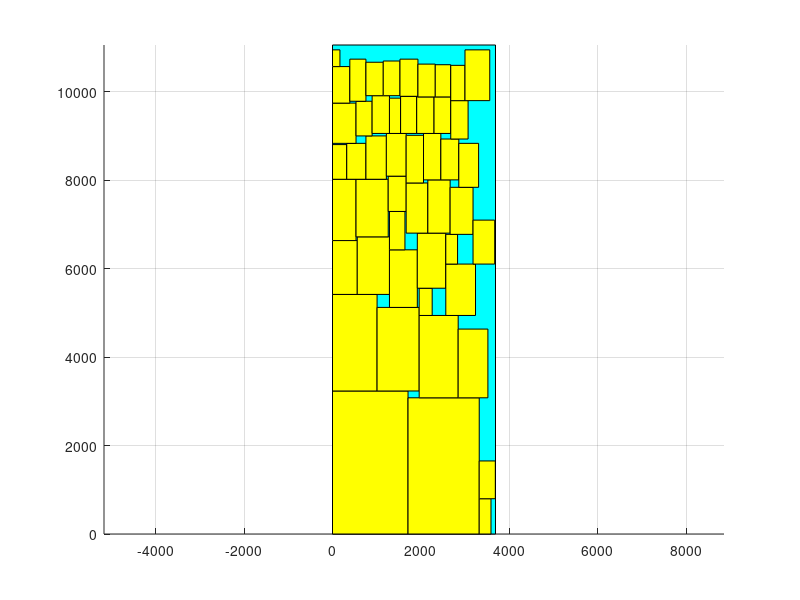

The MATLAB source for this figure:
axis equal;
hold on;
grid on;
block_x=[0 0 3686 3686 0];
block_y=[0 11058 11058 0 0];
fill(block_x, block_y, 'c');
block_x=[0 0 1708 1708 0];
block_y=[0 3234 3234 0 0];
fill(block_x, block_y, 'y');
block_x=[1708 1708 3318 3318 1708];
block_y=[0 3080 3080 0 0];
fill(block_x, block_y, 'y');
block_x=[0 0 1008 1008 0];
block_y=[3234 5418 5418 3234 3234];
fill(block_x, block_y, 'y');
block_x=[3318 3318 3584 3584 3318];
block_y=[0 798 798 0 0];
fill(block_x, block_y, 'y');
block_x=[1008 1008 1960 1960 1008];
block_y=[3234 5124 5124 3234 3234];
fill(block_x, block_y, 'y');
block_x=[0 0 560 560 0];
block_y=[5418 6636 6636 5418 5418];
fill(block_x, block_y, 'y');
block_x=[3318 3318 3682 3682 3318];
block_y=[798 1652 1652 798 798];
fill(block_x, block_y, 'y');
block_x=[1960 1960 2842 2842 1960];
block_y=[3080 4942 4942 3080 3080];
fill(block_x, block_y, 'y');
block_x=[560 560 1288 1288 560];
block_y=[5418 6720 6720 5418 5418];
fill(block_x, block_y, 'y');
block_x=[0 0 532 532 0];
block_y=[6636 8022 8022 6636 6636];
fill(block_x, block_y, 'y');
block_x=[2842 2842 3514 3514 2842];
block_y=[3080 4634 4634 3080 3080];
fill(block_x, block_y, 'y');
block_x=[1960 1960 2254 2254 1960];
block_y=[4942 5558 5558 4942 4942];
fill(block_x, block_y, 'y');
block_x=[1288 1288 1918 1918 1288];
block_y=[5124 6426 6426 5124 5124];
fill(block_x, block_y, 'y');
block_x=[532 532 1260 1260 532];
block_y=[6720 8022 8022 6720 6720];
fill(block_x, block_y, 'y');
block_x=[0 0 322 322 0];
block_y=[8022 8806 8806 8022 8022];
fill(block_x, block_y, 'y');
block_x=[1918 1918 2562 2562 1918];
block_y=[5558 6804 6804 5558 5558];
fill(block_x, block_y, 'y');
block_x=[1288 1288 1638 1638 1288];
block_y=[6426 7294 7294 6426 6426];
fill(block_x, block_y, 'y');
block_x=[1260 1260 1666 1666 1260];
block_y=[7294 8092 8092 7294 7294];
fill(block_x, block_y, 'y');
block_x=[322 322 756 756 322];
block_y=[8022 8834 8834 8022 8022];
fill(block_x, block_y, 'y');
block_x=[0 0 532 532 0];
block_y=[8834 9744 9744 8834 8834];
fill(block_x, block_y, 'y');
block_x=[2562 2562 3234 3234 2562];
block_y=[4942 6104 6104 4942 4942];
fill(block_x, block_y, 'y');
block_x=[1666 1666 2156 2156 1666];
block_y=[6804 7938 7938 6804 6804];
fill(block_x, block_y, 'y');
block_x=[756 756 1218 1218 756];
block_y=[8022 9002 9002 8022 8022];
fill(block_x, block_y, 'y');
block_x=[532 532 896 896 532];
block_y=[9002 9786 9786 9002 9002];
fill(block_x, block_y, 'y');
block_x=[0 0 392 392 0];
block_y=[9744 10570 10570 9744 9744];
fill(block_x, block_y, 'y');
block_x=[2562 2562 2828 2828 2562];
block_y=[6104 6776 6776 6104 6104];
fill(block_x, block_y, 'y');
block_x=[2156 2156 2660 2660 2156];
block_y=[6804 8008 8008 6804 6804];
fill(block_x, block_y, 'y');
block_x=[1218 1218 1666 1666 1218];
block_y=[8092 9058 9058 8092 8092];
fill(block_x, block_y, 'y');
block_x=[896 896 1288 1288 896];
block_y=[9058 9912 9912 9058 9058];
fill(block_x, block_y, 'y');
block_x=[392 392 756 756 392];
block_y=[9786 10738 10738 9786 9786];
fill(block_x, block_y, 'y');
block_x=[0 0 168 168 0];
block_y=[10570 10948 10948 10570 10570];
fill(block_x, block_y, 'y');
block_x=[2660 2660 3178 3178 2660];
block_y=[6776 7840 7840 6776 6776];
fill(block_x, block_y, 'y');
block_x=[1666 1666 2058 2058 1666];
block_y=[7938 9016 9016 7938 7938];
fill(block_x, block_y, 'y');
block_x=[1288 1288 1540 1540 1288];
block_y=[9058 9856 9856 9058 9058];
fill(block_x, block_y, 'y');
block_x=[756 756 1148 1148 756];
block_y=[9912 10668 10668 9912 9912];
fill(block_x, block_y, 'y');
block_x=[3178 3178 3668 3668 3178];
block_y=[6104 7098 7098 6104 6104];
fill(block_x, block_y, 'y');
block_x=[2058 2058 2450 2450 2058];
block_y=[8008 9058 9058 8008 8008];
fill(block_x, block_y, 'y');
block_x=[1540 1540 1904 1904 1540];
block_y=[9058 9898 9898 9058 9058];
fill(block_x, block_y, 'y');
block_x=[1148 1148 1526 1526 1148];
block_y=[9912 10696 10696 9912 9912];
fill(block_x, block_y, 'y');
block_x=[2450 2450 2856 2856 2450];
block_y=[8008 8932 8932 8008 8008];
fill(block_x, block_y, 'y');
block_x=[1904 1904 2296 2296 1904];
block_y=[9058 9884 9884 9058 9058];
fill(block_x, block_y, 'y');
block_x=[1526 1526 1932 1932 1526];
block_y=[9898 10738 10738 9898 9898];
fill(block_x, block_y, 'y');
block_x=[2856 2856 3304 3304 2856];
block_y=[7840 8834 8834 7840 7840];
fill(block_x, block_y, 'y');
block_x=[2296 2296 2674 2674 2296];
block_y=[9058 9884 9884 9058 9058];
fill(block_x, block_y, 'y');
block_x=[1932 1932 2324 2324 1932];
block_y=[9884 10626 10626 9884 9884];
fill(block_x, block_y, 'y');
block_x=[2674 2674 3066 3066 2674];
block_y=[8932 9800 9800 8932 8932];
fill(block_x, block_y, 'y');
block_x=[2324 2324 2674 2674 2324];
block_y=[9884 10612 10612 9884 9884];
fill(block_x, block_y, 'y');
block_x=[2674 2674 2996 2996 2674];
block_y=[9800 10598 10598 9800 9800];
fill(block_x, block_y, 'y');
block_x=[2996 2996 3556 3556 2996];
block_y=[9800 10948 10948 9800 9800];
fill(block_x, block_y, 'y');
